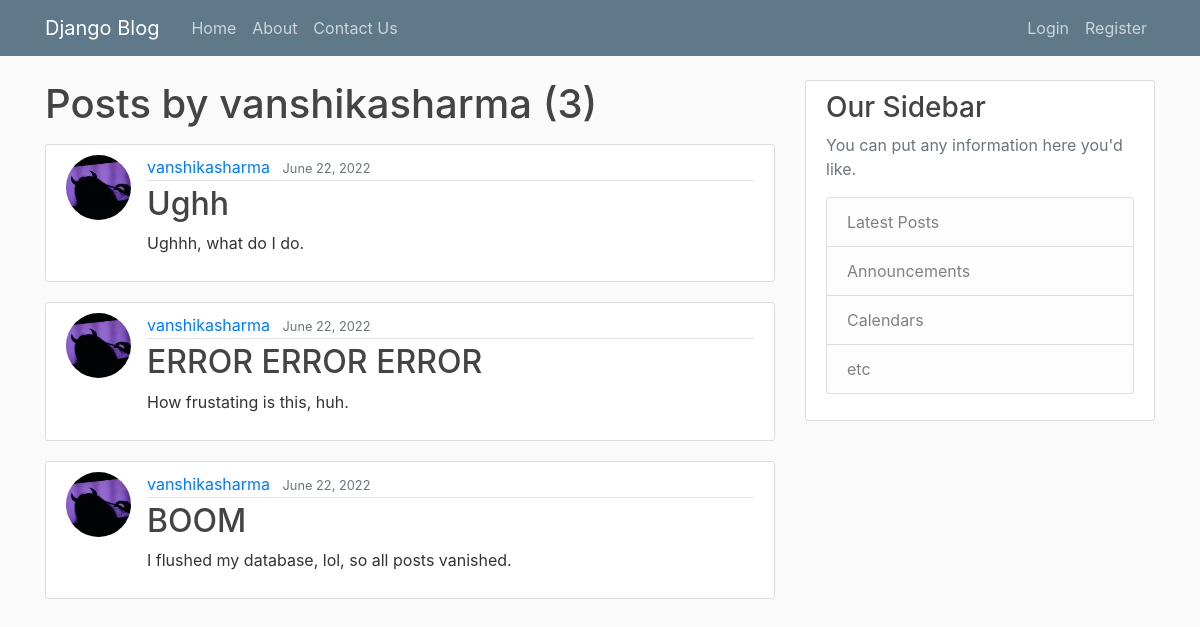
Screenshot of /user/vanshikasharma with the database file from the repository.
### blog/models.py (models this page shows, shortened)
class Post(models.Model):
    title = models.CharField(max_length = 100)
    content = models.TextField()
    date_posted = models.DateTimeField(default= timezone.now)
    author = models.ForeignKey(User, on_delete = models.CASCADE)

### users/models.py (models this page shows, shortened)
class Profile(models.Model):
    user = models.OneToOneField(User, on_delete = models.CASCADE)
    image = models.ImageField(default = 'default.jpg', upload_to = 'profile_pics')

### blog/views.py (the view)
# urls.py: path('user/<str:username>', UserPostListView.as_view(), name='user-posts'),
class UserPostListView(ListView):
    model = Post
    template_name = 'blog/user_posts.html'
    context_object_name = 'posts'
    paginate_by = 5
    def get_queryset(self):
        user = get_object_or_404(User, username=self.kwargs.get('username'))
        return Post.objects.filter(author=user).order_by('-date_posted')

### blog/templates/blog/user_posts.html (shortened to what this page needs)
{% extends "blog/base.html" %}
{% block content %}
    <h1 class="mb-3">Posts by {{ view.kwargs.username }} ({{ page_obj.paginator.count }})</h1>
    {% for post in posts %}
        <article class="media content-section">
          <img class="rounded-circle article-img" src="{{ post.author.profile.image.url }}">
          <div class="media-body">
            <div class="article-metadata">
              <a class="mr-2" href="{% url 'user-posts' post.author.username %}">{{ post.author }}</a>
              <small class="text-muted">{{ post.date_posted|date:"F d, Y" }}</small>
            </div>
            <h2><a class="article-title" href="{% url 'post-detail' post.id %}">{{ post.title }}</a></h2>
            <p class="article-content">{{ post.content }}</p>
          </div>
        </article>
    {% endfor %}
{% endblock content %}

### blog/static/blog/main.css (style rules this page uses)
body { background: #fafafa; color: #333333; margin-top: 5rem; }
h1, h2, h3, h4, h5, h6 { color: #444444; }
.content-section { background: #ffffff; padding: 10px 20px; border: 1px solid #dddddd; border-radius: 3px; margin-bottom: 20px; }
.article-title { color: #444444; }
.article-content { white-space: pre-line; }
.article-img { height: 65px; width: 65px; margin-right: 16px; }
.article-metadata { padding-bottom: 1px; margin-bottom: 4px; border-bottom: 1px solid #e3e3e3 }

### rows the page displays
Post: author.profile.image (picture), author "vanshikasharma", date_posted "June 22, 2022", title "Ughh", content "Ughhh, what do I do."
Post: author.profile.image (picture), author "vanshikasharma", date_posted "June 22, 2022", title "ERROR ERROR ERROR", content "How frustating is this, huh."
Post: author.profile.image (picture), author "vanshikasharma", date_posted "June 22, 2022", title "BOOM", content "I flushed my database, lol, so all posts vanished."

### other values shown
{{ view.kwargs.username }} "vanshikasharma"
{{ page_obj.paginator.count }} "3"
